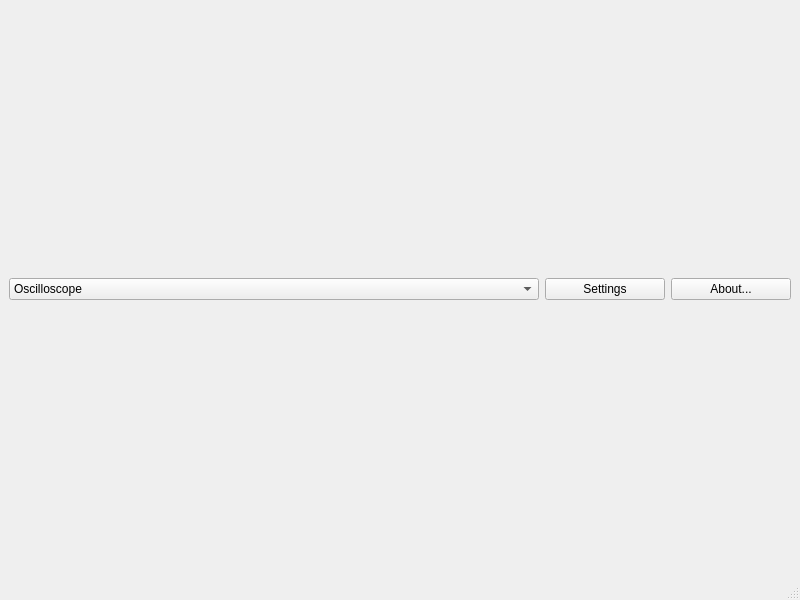
<?xml version="1.0" encoding="UTF-8"?>
<ui version="4.0">
 <class>MainWindow</class>
 <widget class="QMainWindow" name="MainWindow">
  <property name="geometry">
   <rect>
    <x>0</x>
    <y>0</y>
    <width>800</width>
    <height>600</height>
   </rect>
  </property>
  <property name="windowTitle">
   <string>AudioViz</string>
  </property>
  <widget class="QWidget" name="centralwidget">
   <layout class="QVBoxLayout" name="verticalLayout">
    <item>
     <layout class="QHBoxLayout" name="horizontalLayout">
      <item>
       <widget class="QComboBox" name="displayModeComboBox">
        <property name="maximumSize">
         <size>
          <width>16777215</width>
          <height>38</height>
         </size>
        </property>
        <item>
         <property name="text">
          <string>Oscilloscope</string>
         </property>
        </item>
        <item>
         <property name="text">
          <string>Spectrograph</string>
         </property>
        </item>
       </widget>
      </item>
      <item>
       <widget class="QPushButton" name="settingsButton">
        <property name="maximumSize">
         <size>
          <width>120</width>
          <height>16777215</height>
         </size>
        </property>
        <property name="text">
         <string>Settings</string>
        </property>
        <property name="icon">
         <iconset resource="resources.qrc">
          <normaloff>:/icons/prefs.svg</normaloff>:/icons/prefs.svg</iconset>
        </property>
        <property name="iconSize">
         <size>
          <width>32</width>
          <height>32</height>
         </size>
        </property>
       </widget>
      </item>
      <item>
       <widget class="QPushButton" name="aboutButton">
        <property name="maximumSize">
         <size>
          <width>120</width>
          <height>16777215</height>
         </size>
        </property>
        <property name="text">
         <string>About...</string>
        </property>
        <property name="icon">
         <iconset resource="resources.qrc">
          <normaloff>:/icons/help.svg</normaloff>:/icons/help.svg</iconset>
        </property>
        <property name="iconSize">
         <size>
          <width>32</width>
          <height>32</height>
         </size>
        </property>
       </widget>
      </item>
     </layout>
    </item>
   </layout>
  </widget>
  <widget class="QStatusBar" name="statusbar"/>
 </widget>
 <resources>
  <include location="resources.qrc"/>
 </resources>
 <connections/>
</ui>
